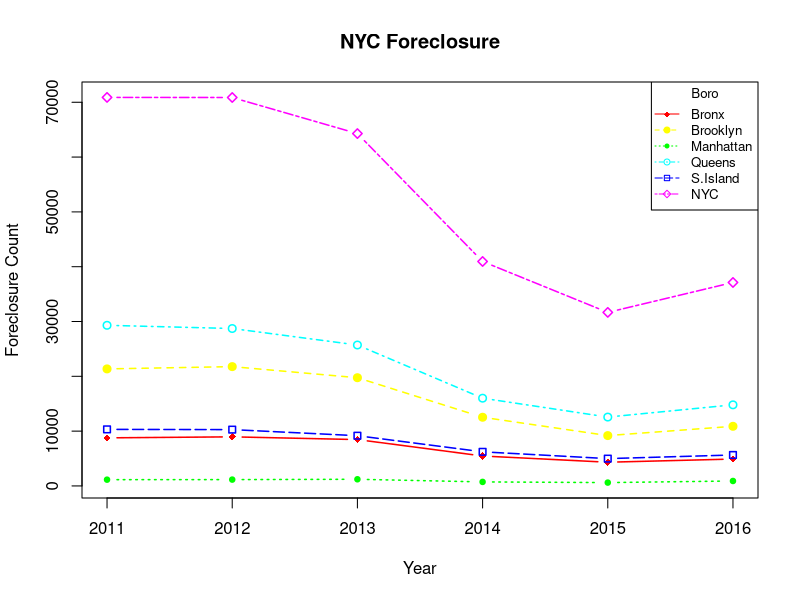

This figure's R source:
## ---- chunk 1
library(tidyr)
library(dplyr)
## ---- chunk 2
NYCForeclosure <- tbl_df(read.csv("foreclosure.csv", stringsAsFactors = FALSE, check.names = FALSE))
#Boro Summary
print(NYCForeclosure)
## ---- chunk 3
#get boro

boroType <- NYCForeclosure$Boro

#tidy data
NYCForeclosure.ByYear <- NYCForeclosure %>%
        gather(Yr, ForeclosureCount, 2:7)

print(NYCForeclosure.ByYear)





## ---- chunk 4
#get the range for x,y
xrange = range(NYCForeclosure.ByYear$Yr)
yrange = range(NYCForeclosure.ByYear$ForeclosureCount)

#setup plot

plot(xrange, yrange, type="n", xlab="Year",
  	ylab="Foreclosure Count" ) 
colors <- rainbow(length(boroType)) 
linetype <- c(1:length(boroType)) 
plotchar <- seq(18,18+length(boroType),1)

# add lines 
for (i in 1:length(boroType)) { 
  boroforeclosure <- subset(NYCForeclosure.ByYear, NYCForeclosure.ByYear$Boro==boroType[i]) 
  lines(boroforeclosure$Yr, boroforeclosure$ForeclosureCount, type="b", lwd=1.5,
    lty=linetype[i], col=colors[i], pch=plotchar[i]) 
} 

# add a title and subtitle 
title("NYC Foreclosure", "")

# add a legend 
legend( "topright", boroType, cex=0.8, col=colors,
  	pch=plotchar, lty=linetype, title="Boro")

## ---- chunk 5
EIA_OilSupply <- tbl_df(read.csv("EIA_OilSupply.csv", stringsAsFactors = FALSE, check.names = FALSE))
EIA_OilConsumption <- tbl_df(read.csv("EIA_OilConsumption.csv", stringsAsFactors = FALSE, check.names = FALSE))
EIA_OilPrice <- tbl_df(read.csv("EIA_OilPrice.csv", stringsAsFactors = FALSE, check.names = FALSE))

#all oil data
print(EIA_OilSupply)
print(EIA_OilConsumption)
print(EIA_OilPrice)

## ---- chunk 6


#tidy data
EIA_OilSupply.ByMonth <- EIA_OilSupply %>%
        gather(Month, MilBarrels, 4:75)

EIA_OilConsumption.ByMonth <- EIA_OilConsumption %>%
        gather(Month, MilBarrels, 4:75)

EIA_OilPrice.ByMonth <- EIA_OilPrice %>%
        gather(DT, PerBarrel, 4:75)


head(EIA_OilSupply.ByMonth)
head(EIA_OilConsumption.ByMonth)
head(EIA_OilPrice.ByMonth)


## ---- chunk 7
tmp_month <- names(EIA_OilSupply)
Months <- tmp_month[4:75]

US_oil.supply <- EIA_OilSupply.ByMonth %>% filter(DESC == "U.S. (50 States)")
US_oil.Consume_50_States <- EIA_OilConsumption.ByMonth %>% filter(DESC == "U.S. (50 States)")
US_oil.Consume_US_Territories <- EIA_OilConsumption.ByMonth %>% filter(DESC == "U.S. Territories")
US_oil.import <- EIA_OilPrice.ByMonth %>% filter(CODE == "RAIMUUS")

US_oil <- data.frame(
  Record_Months <- Months,
  Supply <- US_oil.supply$MilBarrels,
  Consume <- US_oil.Consume_50_States$MilBarrels + US_oil.Consume_US_Territories$MilBarrels,
  ImportAvgPrice <- US_oil.import$PerBarrel 
  
)

print(US_oil)


## ---- chunk 8
NYPDCollision <- tbl_df(read.csv("NYPDAug2017_Motor_Vehicle_Collisions.csv", stringsAsFactors = FALSE, check.names = FALSE))
#snapshot of data
head(NYPDCollision)
## ---- chunk 9

NYPDCollision.ByInjuryType <- NYPDCollision %>% gather(InJury_type, Freq, 4:15)


## ---- chunk 10
NYPDCollision.ByInjuryType_Max <- NYPDCollision.ByInjuryType %>% group_by(InJury_type) %>% arrange(-Freq) %>%
  filter(row_number()==1)

NYPDCollision.ByInjuryType_Min <- NYPDCollision.ByInjuryType %>% group_by(InJury_type) %>% arrange(Freq) %>%
  filter(row_number()==1)

(NYPDCollision.ByInjuryType_Max)
(NYPDCollision.ByInjuryType_Min)
